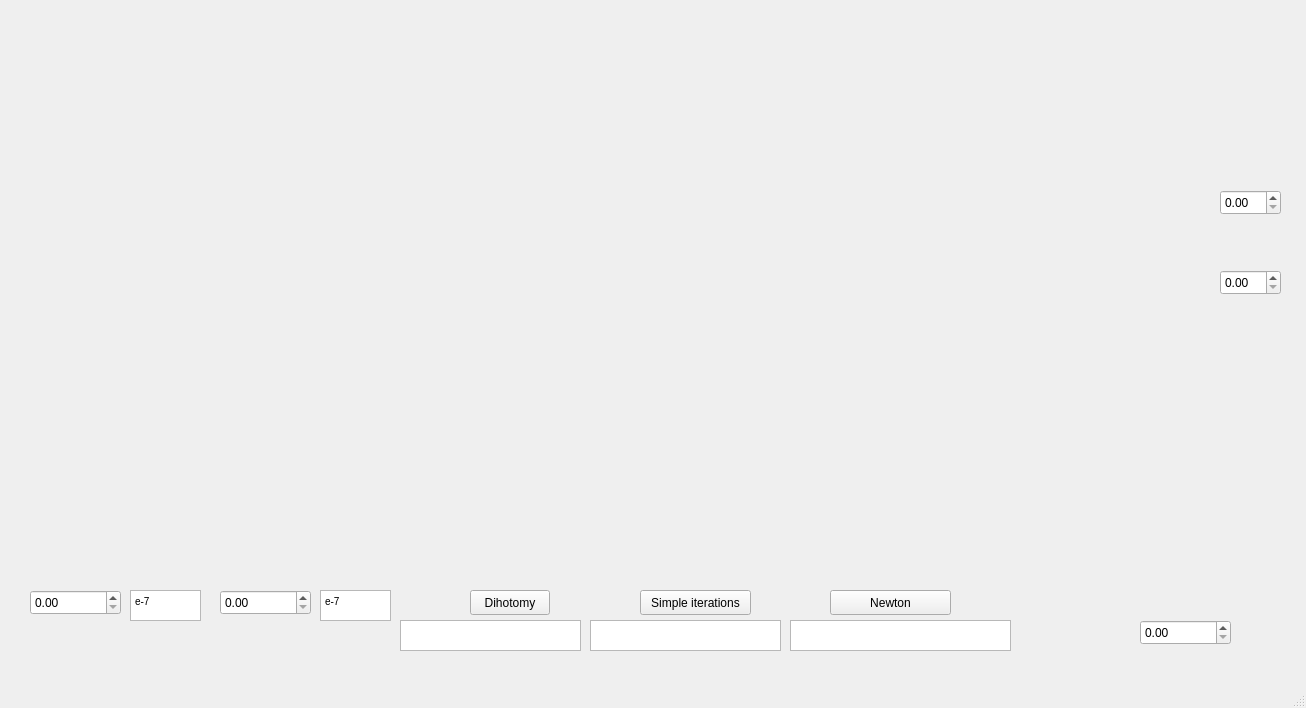
<?xml version="1.0" encoding="UTF-8"?>
<ui version="4.0">
 <class>Task2</class>
 <widget class="QMainWindow" name="Task2">
  <property name="geometry">
   <rect>
    <x>0</x>
    <y>0</y>
    <width>1306</width>
    <height>708</height>
   </rect>
  </property>
  <property name="windowTitle">
   <string>Task2</string>
  </property>
  <widget class="QWidget" name="centralwidget">
   <widget class="QCustomPlot" name="graphWidget" native="true">
    <property name="geometry">
     <rect>
      <x>10</x>
      <y>10</y>
      <width>1201</width>
      <height>571</height>
     </rect>
    </property>
   </widget>
   <widget class="QPushButton" name="pushButton">
    <property name="geometry">
     <rect>
      <x>470</x>
      <y>590</y>
      <width>80</width>
      <height>25</height>
     </rect>
    </property>
    <property name="text">
     <string>Dihotomy</string>
    </property>
   </widget>
   <widget class="QDoubleSpinBox" name="doubleSpinBoxMin">
    <property name="geometry">
     <rect>
      <x>30</x>
      <y>590</y>
      <width>91</width>
      <height>25</height>
     </rect>
    </property>
   </widget>
   <widget class="QDoubleSpinBox" name="doubleSpinBoxMax">
    <property name="geometry">
     <rect>
      <x>220</x>
      <y>590</y>
      <width>91</width>
      <height>25</height>
     </rect>
    </property>
   </widget>
   <widget class="QDoubleSpinBox" name="doubleSpinBoxMax_y">
    <property name="geometry">
     <rect>
      <x>1220</x>
      <y>270</y>
      <width>61</width>
      <height>25</height>
     </rect>
    </property>
   </widget>
   <widget class="QDoubleSpinBox" name="doubleSpinBoxMin_y">
    <property name="geometry">
     <rect>
      <x>1220</x>
      <y>190</y>
      <width>61</width>
      <height>25</height>
     </rect>
    </property>
   </widget>
   <widget class="QPushButton" name="pushButton_2">
    <property name="geometry">
     <rect>
      <x>640</x>
      <y>590</y>
      <width>111</width>
      <height>25</height>
     </rect>
    </property>
    <property name="text">
     <string>Simple iterations</string>
    </property>
   </widget>
   <widget class="QPushButton" name="pushButton_3">
    <property name="geometry">
     <rect>
      <x>830</x>
      <y>590</y>
      <width>121</width>
      <height>25</height>
     </rect>
    </property>
    <property name="text">
     <string>Newton</string>
    </property>
   </widget>
   <widget class="QTextEdit" name="textEdit">
    <property name="geometry">
     <rect>
      <x>130</x>
      <y>590</y>
      <width>71</width>
      <height>31</height>
     </rect>
    </property>
    <property name="html">
     <string>&lt;!DOCTYPE HTML PUBLIC &quot;-//W3C//DTD HTML 4.0//EN&quot; &quot;http://www.w3.org/TR/REC-html40/strict.dtd&quot;&gt;
&lt;html&gt;&lt;head&gt;&lt;meta name=&quot;qrichtext&quot; content=&quot;1&quot; /&gt;&lt;style type=&quot;text/css&quot;&gt;
p, li { white-space: pre-wrap; }
&lt;/style&gt;&lt;/head&gt;&lt;body style=&quot; font-family:'MS Shell Dlg 2'; font-size:7.8pt; font-weight:400; font-style:normal;&quot;&gt;
&lt;p style=&quot; margin-top:0px; margin-bottom:0px; margin-left:0px; margin-right:0px; -qt-block-indent:0; text-indent:0px;&quot;&gt;e-7&lt;/p&gt;&lt;/body&gt;&lt;/html&gt;</string>
    </property>
   </widget>
   <widget class="QTextEdit" name="textEdit_2">
    <property name="geometry">
     <rect>
      <x>320</x>
      <y>590</y>
      <width>71</width>
      <height>31</height>
     </rect>
    </property>
    <property name="html">
     <string>&lt;!DOCTYPE HTML PUBLIC &quot;-//W3C//DTD HTML 4.0//EN&quot; &quot;http://www.w3.org/TR/REC-html40/strict.dtd&quot;&gt;
&lt;html&gt;&lt;head&gt;&lt;meta name=&quot;qrichtext&quot; content=&quot;1&quot; /&gt;&lt;style type=&quot;text/css&quot;&gt;
p, li { white-space: pre-wrap; }
&lt;/style&gt;&lt;/head&gt;&lt;body style=&quot; font-family:'MS Shell Dlg 2'; font-size:7.8pt; font-weight:400; font-style:normal;&quot;&gt;
&lt;p style=&quot; margin-top:0px; margin-bottom:0px; margin-left:0px; margin-right:0px; -qt-block-indent:0; text-indent:0px;&quot;&gt;e-7&lt;/p&gt;&lt;/body&gt;&lt;/html&gt;</string>
    </property>
   </widget>
   <widget class="QTextEdit" name="Dihotomy_val">
    <property name="geometry">
     <rect>
      <x>400</x>
      <y>620</y>
      <width>181</width>
      <height>31</height>
     </rect>
    </property>
    <property name="html">
     <string>&lt;!DOCTYPE HTML PUBLIC &quot;-//W3C//DTD HTML 4.0//EN&quot; &quot;http://www.w3.org/TR/REC-html40/strict.dtd&quot;&gt;
&lt;html&gt;&lt;head&gt;&lt;meta name=&quot;qrichtext&quot; content=&quot;1&quot; /&gt;&lt;style type=&quot;text/css&quot;&gt;
p, li { white-space: pre-wrap; }
&lt;/style&gt;&lt;/head&gt;&lt;body style=&quot; font-family:'MS Shell Dlg 2'; font-size:7.8pt; font-weight:400; font-style:normal;&quot;&gt;
&lt;p style=&quot;-qt-paragraph-type:empty; margin-top:0px; margin-bottom:0px; margin-left:0px; margin-right:0px; -qt-block-indent:0; text-indent:0px;&quot;&gt;&lt;br /&gt;&lt;/p&gt;&lt;/body&gt;&lt;/html&gt;</string>
    </property>
   </widget>
   <widget class="QTextEdit" name="Iterations_val">
    <property name="geometry">
     <rect>
      <x>590</x>
      <y>620</y>
      <width>191</width>
      <height>31</height>
     </rect>
    </property>
    <property name="html">
     <string>&lt;!DOCTYPE HTML PUBLIC &quot;-//W3C//DTD HTML 4.0//EN&quot; &quot;http://www.w3.org/TR/REC-html40/strict.dtd&quot;&gt;
&lt;html&gt;&lt;head&gt;&lt;meta name=&quot;qrichtext&quot; content=&quot;1&quot; /&gt;&lt;style type=&quot;text/css&quot;&gt;
p, li { white-space: pre-wrap; }
&lt;/style&gt;&lt;/head&gt;&lt;body style=&quot; font-family:'MS Shell Dlg 2'; font-size:7.8pt; font-weight:400; font-style:normal;&quot;&gt;
&lt;p style=&quot;-qt-paragraph-type:empty; margin-top:0px; margin-bottom:0px; margin-left:0px; margin-right:0px; -qt-block-indent:0; text-indent:0px;&quot;&gt;&lt;br /&gt;&lt;/p&gt;&lt;/body&gt;&lt;/html&gt;</string>
    </property>
   </widget>
   <widget class="QTextEdit" name="Newton_val">
    <property name="geometry">
     <rect>
      <x>790</x>
      <y>620</y>
      <width>221</width>
      <height>31</height>
     </rect>
    </property>
    <property name="html">
     <string>&lt;!DOCTYPE HTML PUBLIC &quot;-//W3C//DTD HTML 4.0//EN&quot; &quot;http://www.w3.org/TR/REC-html40/strict.dtd&quot;&gt;
&lt;html&gt;&lt;head&gt;&lt;meta name=&quot;qrichtext&quot; content=&quot;1&quot; /&gt;&lt;style type=&quot;text/css&quot;&gt;
p, li { white-space: pre-wrap; }
&lt;/style&gt;&lt;/head&gt;&lt;body style=&quot; font-family:'MS Shell Dlg 2'; font-size:7.8pt; font-weight:400; font-style:normal;&quot;&gt;
&lt;p style=&quot;-qt-paragraph-type:empty; margin-top:0px; margin-bottom:0px; margin-left:0px; margin-right:0px; -qt-block-indent:0; text-indent:0px;&quot;&gt;&lt;br /&gt;&lt;/p&gt;&lt;/body&gt;&lt;/html&gt;</string>
    </property>
   </widget>
   <widget class="QDoubleSpinBox" name="lambda">
    <property name="geometry">
     <rect>
      <x>1140</x>
      <y>620</y>
      <width>91</width>
      <height>25</height>
     </rect>
    </property>
   </widget>
  </widget>
  <widget class="QMenuBar" name="menubar">
   <property name="geometry">
    <rect>
     <x>0</x>
     <y>0</y>
     <width>1306</width>
     <height>25</height>
    </rect>
   </property>
  </widget>
  <widget class="QStatusBar" name="statusbar"/>
 </widget>
 <customwidgets>
  <customwidget>
   <class>QCustomPlot</class>
   <extends>QWidget</extends>
   <header location="global">qcustomplot.h</header>
   <container>1</container>
  </customwidget>
 </customwidgets>
 <resources/>
 <connections/>
</ui>
